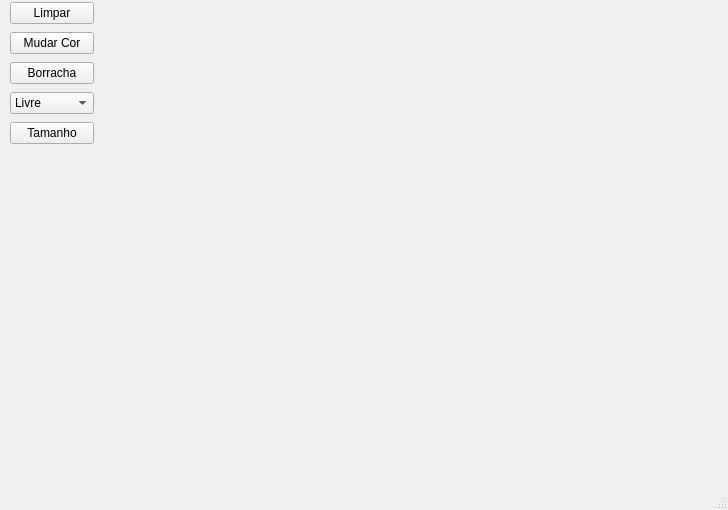
<?xml version="1.0" encoding="UTF-8"?>
<ui version="4.0">
 <class>MainWindow</class>
 <widget class="QMainWindow" name="MainWindow">
  <property name="geometry">
   <rect>
    <x>0</x>
    <y>0</y>
    <width>728</width>
    <height>510</height>
   </rect>
  </property>
  <property name="windowTitle">
   <string>MainWindow</string>
  </property>
  <widget class="QWidget" name="centralwidget">
   <widget class="DrawWidget" name="drawArea" native="true">
    <property name="geometry">
     <rect>
      <x>-170</x>
      <y>0</y>
      <width>1241</width>
      <height>611</height>
     </rect>
    </property>
    <property name="sizePolicy">
     <sizepolicy hsizetype="Expanding" vsizetype="Expanding">
      <horstretch>0</horstretch>
      <verstretch>0</verstretch>
     </sizepolicy>
    </property>
    <widget class="QWidget" name="">
     <property name="geometry">
      <rect>
       <x>180</x>
       <y>0</y>
       <width>84</width>
       <height>146</height>
      </rect>
     </property>
     <layout class="QVBoxLayout" name="verticalLayout">
      <item>
       <widget class="QPushButton" name="btnLimpar">
        <property name="text">
         <string>Limpar</string>
        </property>
       </widget>
      </item>
      <item>
       <widget class="QPushButton" name="btnCor">
        <property name="text">
         <string>Mudar Cor</string>
        </property>
       </widget>
      </item>
      <item>
       <widget class="QPushButton" name="btnBorracha">
        <property name="text">
         <string>Borracha</string>
        </property>
       </widget>
      </item>
      <item>
       <widget class="QComboBox" name="comboForma">
        <item>
         <property name="text">
          <string>Livre</string>
         </property>
        </item>
        <item>
         <property name="text">
          <string>Linha</string>
         </property>
        </item>
        <item>
         <property name="text">
          <string>Retângulo</string>
         </property>
        </item>
        <item>
         <property name="text">
          <string>Círculo</string>
         </property>
        </item>
       </widget>
      </item>
      <item>
       <widget class="QPushButton" name="btnTamanho">
        <property name="text">
         <string>Tamanho</string>
        </property>
       </widget>
      </item>
     </layout>
    </widget>
   </widget>
  </widget>
  <widget class="QMenuBar" name="menubar">
   <property name="geometry">
    <rect>
     <x>0</x>
     <y>0</y>
     <width>728</width>
     <height>21</height>
    </rect>
   </property>
  </widget>
  <widget class="QStatusBar" name="statusbar"/>
 </widget>
 <customwidgets>
  <customwidget>
   <class>DrawWidget</class>
   <extends>QWidget</extends>
   <header>drawwidget.h</header>
   <container>1</container>
  </customwidget>
 </customwidgets>
 <resources/>
 <connections/>
</ui>
